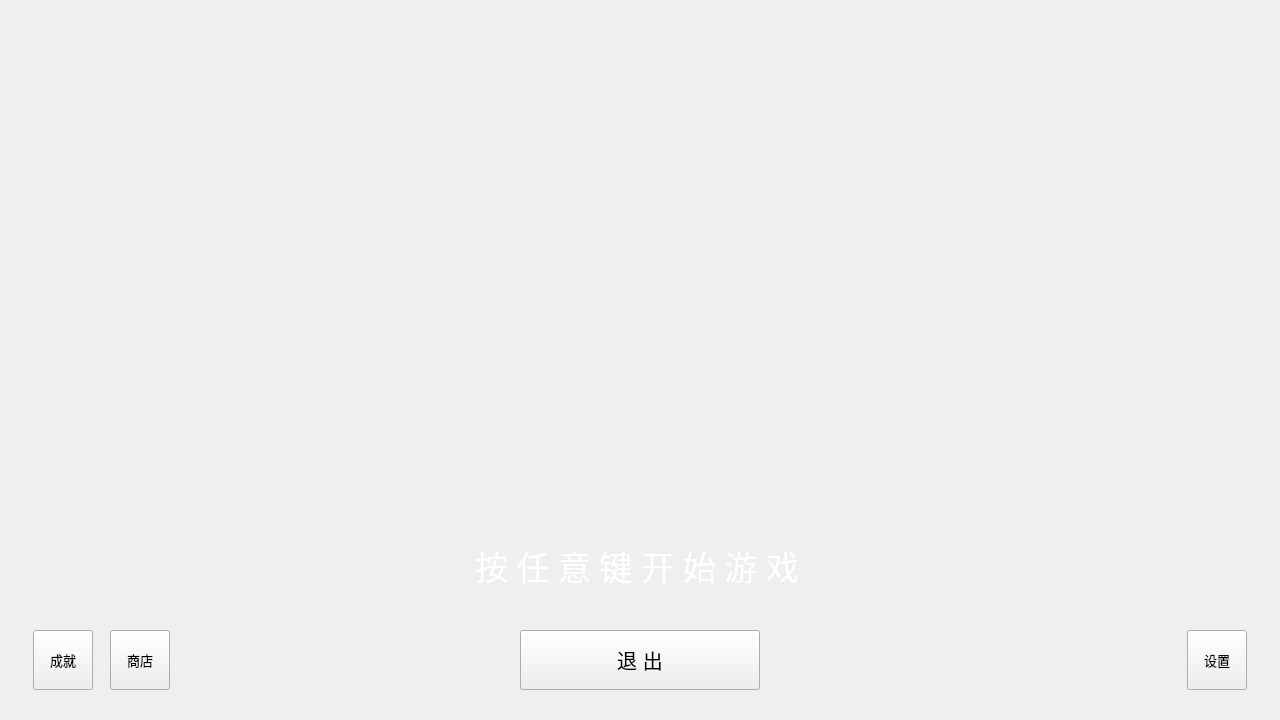
<?xml version="1.0" encoding="UTF-8"?>
<ui version="4.0">
 <class>Widget</class>
 <widget class="QWidget" name="Widget">
  <property name="geometry">
   <rect>
    <x>0</x>
    <y>0</y>
    <width>1280</width>
    <height>720</height>
   </rect>
  </property>
  <property name="windowTitle">
   <string>坦克大战 by TANK MAKERS</string>
  </property>
  <property name="windowIcon">
   <iconset resource="pic.qrc">
    <normaloff>:/pic/resources/icon.png</normaloff>:/pic/resources/icon.png</iconset>
  </property>
  <widget class="QPushButton" name="pushButton_2">
   <property name="geometry">
    <rect>
     <x>520</x>
     <y>630</y>
     <width>240</width>
     <height>60</height>
    </rect>
   </property>
   <property name="font">
    <font>
     <pointsize>15</pointsize>
    </font>
   </property>
   <property name="focusPolicy">
    <enum>Qt::NoFocus</enum>
   </property>
   <property name="text">
    <string>退 出</string>
   </property>
  </widget>
  <widget class="QLabel" name="label">
   <property name="geometry">
    <rect>
     <x>0</x>
     <y>0</y>
     <width>1280</width>
     <height>720</height>
    </rect>
   </property>
   <property name="sizePolicy">
    <sizepolicy hsizetype="Preferred" vsizetype="Preferred">
     <horstretch>0</horstretch>
     <verstretch>0</verstretch>
    </sizepolicy>
   </property>
   <property name="frameShape">
    <enum>QFrame::NoFrame</enum>
   </property>
   <property name="text">
    <string/>
   </property>
   <property name="pixmap">
    <pixmap resource="pic.qrc">:/pic/resources/background.png</pixmap>
   </property>
   <property name="scaledContents">
    <bool>true</bool>
   </property>
  </widget>
  <widget class="QToolButton" name="toolButton">
   <property name="geometry">
    <rect>
     <x>1187</x>
     <y>630</y>
     <width>60</width>
     <height>60</height>
    </rect>
   </property>
   <property name="font">
    <font>
     <pointsize>10</pointsize>
    </font>
   </property>
   <property name="mouseTracking">
    <bool>false</bool>
   </property>
   <property name="focusPolicy">
    <enum>Qt::NoFocus</enum>
   </property>
   <property name="autoFillBackground">
    <bool>false</bool>
   </property>
   <property name="text">
    <string>设置</string>
   </property>
   <property name="icon">
    <iconset resource="pic.qrc">
     <normaloff>:/pic/resources/config.png</normaloff>:/pic/resources/config.png</iconset>
   </property>
   <property name="iconSize">
    <size>
     <width>40</width>
     <height>40</height>
    </size>
   </property>
   <property name="checkable">
    <bool>false</bool>
   </property>
   <property name="autoExclusive">
    <bool>false</bool>
   </property>
   <property name="popupMode">
    <enum>QToolButton::InstantPopup</enum>
   </property>
   <property name="toolButtonStyle">
    <enum>Qt::ToolButtonTextUnderIcon</enum>
   </property>
   <property name="arrowType">
    <enum>Qt::NoArrow</enum>
   </property>
  </widget>
  <widget class="QLabel" name="label_2">
   <property name="geometry">
    <rect>
     <x>475</x>
     <y>545</y>
     <width>400</width>
     <height>40</height>
    </rect>
   </property>
   <property name="font">
    <font>
     <family>华文中宋</family>
     <pointsize>25</pointsize>
    </font>
   </property>
   <property name="styleSheet">
    <string notr="true">color: rgb(255, 255, 255);</string>
   </property>
   <property name="text">
    <string>按 任 意 键 开 始 游 戏</string>
   </property>
  </widget>
  <widget class="QToolButton" name="toolButton_2">
   <property name="geometry">
    <rect>
     <x>33</x>
     <y>630</y>
     <width>60</width>
     <height>60</height>
    </rect>
   </property>
   <property name="font">
    <font>
     <pointsize>10</pointsize>
    </font>
   </property>
   <property name="mouseTracking">
    <bool>false</bool>
   </property>
   <property name="focusPolicy">
    <enum>Qt::NoFocus</enum>
   </property>
   <property name="autoFillBackground">
    <bool>false</bool>
   </property>
   <property name="text">
    <string>成就</string>
   </property>
   <property name="icon">
    <iconset resource="pic.qrc">
     <normaloff>:/pic/resources/achivements.png</normaloff>:/pic/resources/achivements.png</iconset>
   </property>
   <property name="iconSize">
    <size>
     <width>40</width>
     <height>40</height>
    </size>
   </property>
   <property name="checkable">
    <bool>false</bool>
   </property>
   <property name="autoExclusive">
    <bool>false</bool>
   </property>
   <property name="popupMode">
    <enum>QToolButton::InstantPopup</enum>
   </property>
   <property name="toolButtonStyle">
    <enum>Qt::ToolButtonTextUnderIcon</enum>
   </property>
   <property name="arrowType">
    <enum>Qt::NoArrow</enum>
   </property>
  </widget>
  <widget class="QToolButton" name="toolButton_3">
   <property name="geometry">
    <rect>
     <x>110</x>
     <y>630</y>
     <width>60</width>
     <height>60</height>
    </rect>
   </property>
   <property name="font">
    <font>
     <pointsize>10</pointsize>
    </font>
   </property>
   <property name="mouseTracking">
    <bool>false</bool>
   </property>
   <property name="focusPolicy">
    <enum>Qt::NoFocus</enum>
   </property>
   <property name="autoFillBackground">
    <bool>false</bool>
   </property>
   <property name="text">
    <string>商店</string>
   </property>
   <property name="icon">
    <iconset resource="pic.qrc">
     <normaloff>:/pic/resources/shop.png</normaloff>:/pic/resources/shop.png</iconset>
   </property>
   <property name="iconSize">
    <size>
     <width>40</width>
     <height>40</height>
    </size>
   </property>
   <property name="checkable">
    <bool>false</bool>
   </property>
   <property name="autoExclusive">
    <bool>false</bool>
   </property>
   <property name="popupMode">
    <enum>QToolButton::InstantPopup</enum>
   </property>
   <property name="toolButtonStyle">
    <enum>Qt::ToolButtonTextUnderIcon</enum>
   </property>
   <property name="arrowType">
    <enum>Qt::NoArrow</enum>
   </property>
  </widget>
  <zorder>label</zorder>
  <zorder>toolButton</zorder>
  <zorder>pushButton_2</zorder>
  <zorder>label_2</zorder>
  <zorder>toolButton_2</zorder>
  <zorder>toolButton_3</zorder>
 </widget>
 <resources>
  <include location="pic.qrc"/>
 </resources>
 <connections/>
</ui>
